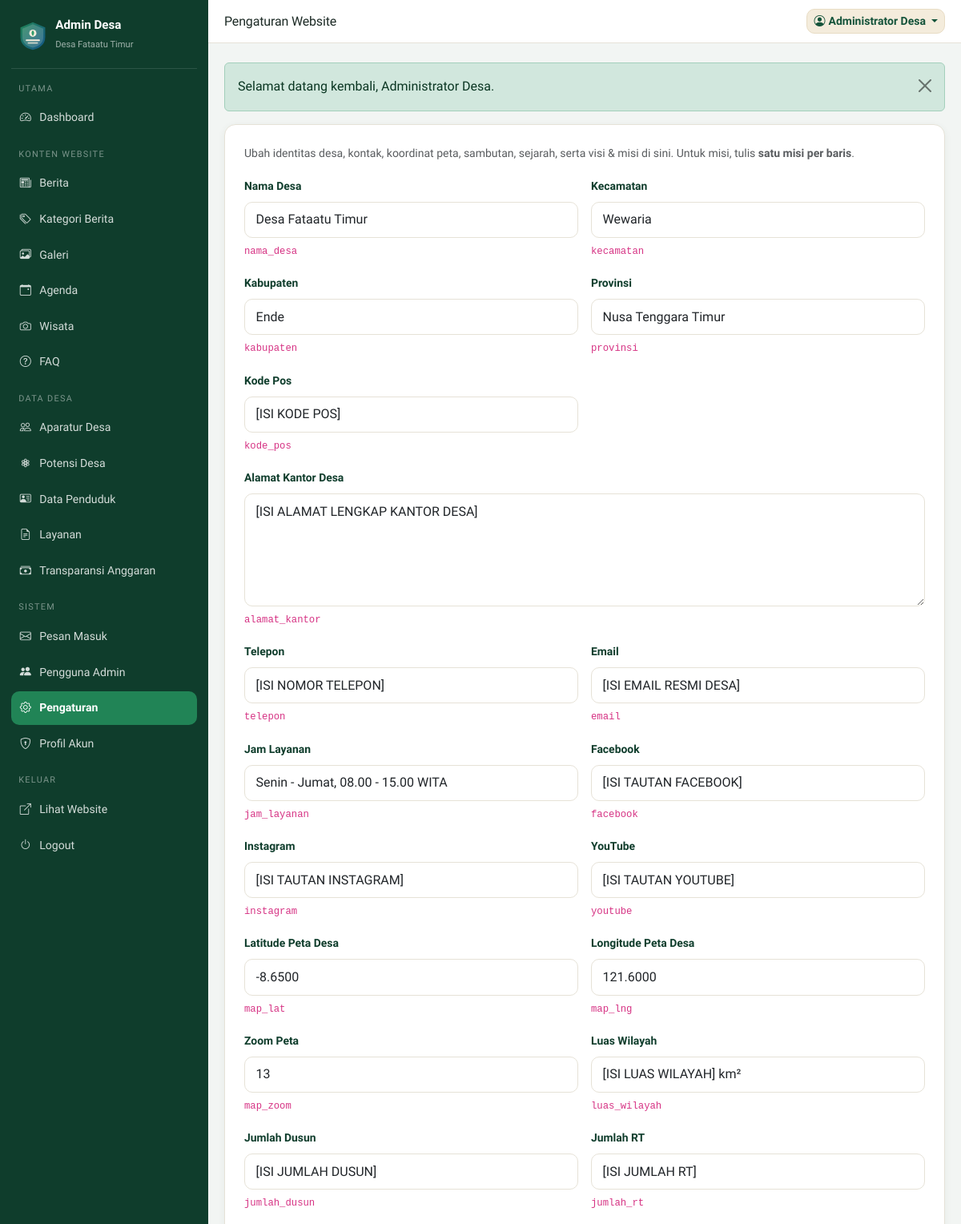
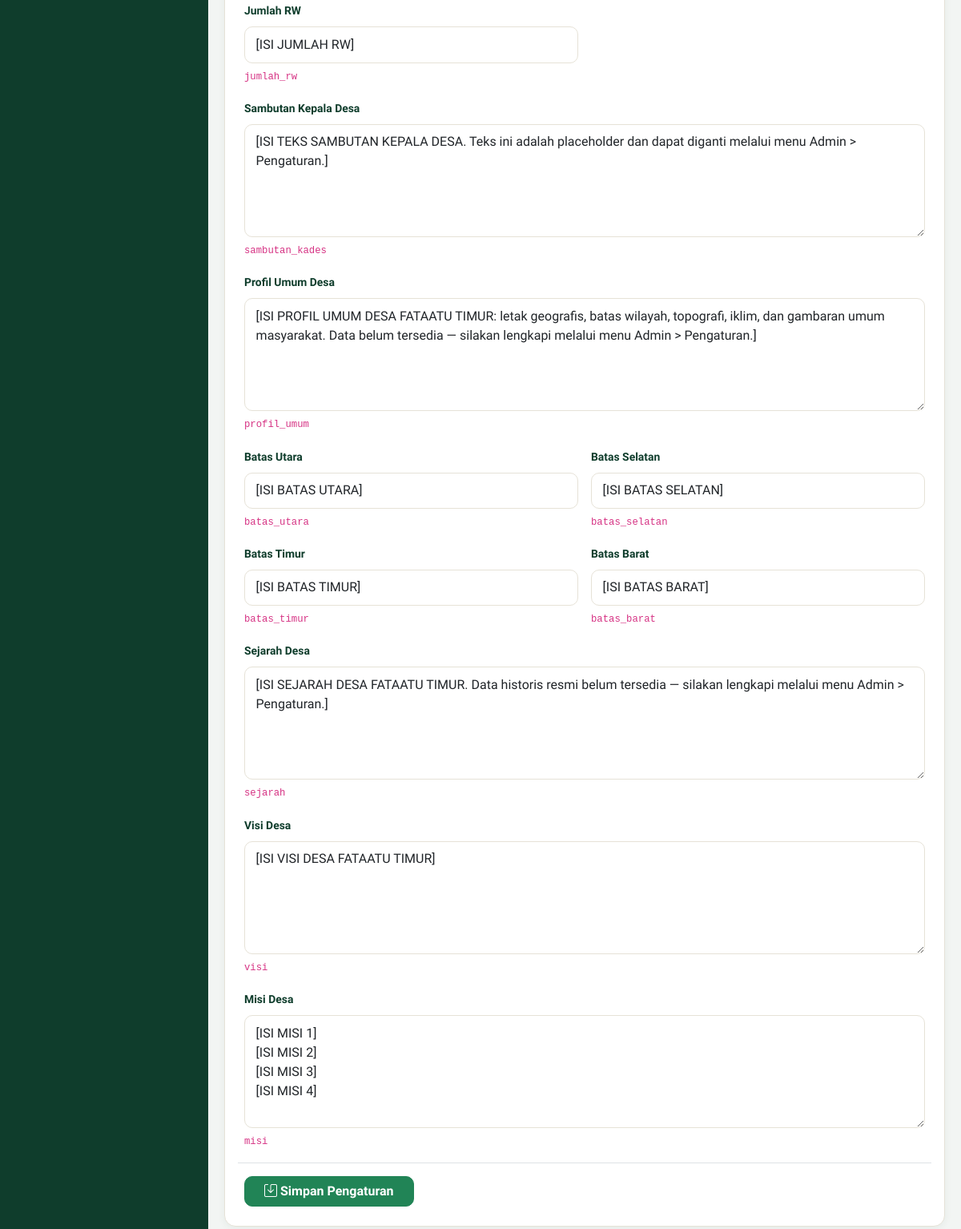
The app's page /admin/pengaturan.php (signed in) with its own data (2 pictures, top to bottom).
### tables this page shows
CREATE TABLE `pengaturan` (
  `id` INT(11) NOT NULL AUTO_INCREMENT,
  `kunci` VARCHAR(60) NOT NULL,
  `label` VARCHAR(120) NOT NULL,
  `nilai` TEXT DEFAULT NULL,
  `tipe` ENUM('text','textarea') NOT NULL DEFAULT 'text',
  PRIMARY KEY (`id`),
  UNIQUE KEY `kunci` (`kunci`)
);

### includes/functions.php (called while the page is built, shortened)
<?php
function e(?string $v): string
{
    return htmlspecialchars((string) $v, ENT_QUOTES, 'UTF-8');
}

### admin/pengaturan.php (the view, shortened to what this page needs)
<?php
require_once __DIR__ . '/../config/config.php';
$rows = $pdo->query('SELECT * FROM pengaturan ORDER BY id ASC')->fetchAll();
require __DIR__ . '/includes/header.php';
?>
<div class="admin-card p-4">
  <p class="text-muted small">
    Ubah identitas desa, kontak, koordinat peta, sambutan, sejarah, serta visi &amp; misi di sini.
    Untuk misi, tulis <strong>satu misi per baris</strong>.
  </p>
  <form method="post" class="row g-3">
    <?php foreach ($rows as $r): ?>
      <div class="col-12 <?= $r['tipe'] === 'textarea' ? '' : 'col-md-6' ?>">
        <label class="form-label" for="s_<?= e($r['kunci']) ?>"><?= e($r['label']) ?></label>
        <?php if ($r['tipe'] === 'textarea'): ?>
          <textarea class="form-control" id="s_<?= e($r['kunci']) ?>" name="nilai[<?= e($r['kunci']) ?>]" rows="5"><?= e($r['nilai']) ?></textarea>
        <?php else: ?>
          <input class="form-control" id="s_<?= e($r['kunci']) ?>" name="nilai[<?= e($r['kunci']) ?>]" value="<?= e($r['nilai']) ?>">
        <?php endif; ?>
        <div class="form-text"><code><?= e($r['kunci']) ?></code></div>
      </div>
    <?php endforeach; ?>
    <div class="col-12 border-top pt-3">
      <button class="btn btn-brand px-4"><i class="bi bi-save me-1"></i>Simpan Pengaturan</button>
    </div>
  </form>
</div>
<?php require __DIR__ . '/includes/footer.php'; ?>

### assets/css/style.css (style rules this page uses)
:root { --hijau-900: #0f3d2c; --hijau-800: #14533a; --hijau-700: #1a6b48; --hijau-600: #218456; --hijau-500: #2e9c67; --hijau-100: #e3f3ea; --biru-800: #0e3f66; --biru-700: #14568a; --biru-600: #1b6fae; --biru-100: #e4f0f9; --krem-100: #fbf7ee; --krem-200: #f4ecdc; --krem-300: #e8dcc4; --putih: #ffffff; --teks: #1d2b26; --teks-lembut: #5c6b64; --garis: #e6e2d7; --radius: 14px; --shadow-sm: 0 2px 10px rgba(15, 61, 44, .06); --shadow-md: 0 10px 30px rgba(15, 61, 44, .10); --font: 'Plus Jakarta Sans', system-ui, -apple-system, 'Segoe UI', sans-serif; }
* { box-sizing: border-box; }
body { font-family: var(--font); color: var(--teks); background: var(--krem-100); line-height: 1.65; }
.btn-brand { background: var(--hijau-600); border: 1px solid var(--hijau-600); color: #fff; font-weight: 600; border-radius: 10px; }
.form-control, .form-select { border-radius: 10px; border-color: var(--garis); padding: .6rem .85rem; }
.form-label { font-weight: 600; font-size: .87rem; color: var(--hijau-900); }
body.admin-body { background: #f2f5f3; }
.admin-card { background: #fff; border: 1px solid var(--garis); border-radius: var(--radius); box-shadow: var(--shadow-sm); }

### records on screen
pengaturan: label "Nama Desa", nilai "Desa Fataatu Timur", kunci "nama_desa"
pengaturan: label "Kecamatan", nilai "Wewaria", kunci "kecamatan"
pengaturan: label "Kabupaten", nilai "Ende", kunci "kabupaten"
pengaturan: label "Provinsi", nilai "Nusa Tenggara Timur", kunci "provinsi"
pengaturan: label "Kode Pos", nilai "[ISI KODE POS]", kunci "kode_pos"
pengaturan: label "Alamat Kantor Desa", kunci+nilai "[ISI ALAMAT LENGKAP KANTOR DESA]", kunci "alamat_kantor"
pengaturan: label "Telepon", nilai "[ISI NOMOR TELEPON]", kunci "telepon"
pengaturan: label "Email", nilai "[ISI EMAIL RESMI DESA]", kunci "email"
pengaturan: label "Jam Layanan", nilai "Senin - Jumat, 08.00 - 15.00 WITA", kunci "jam_layanan"
pengaturan: label "Facebook", nilai "[ISI TAUTAN FACEBOOK]", kunci "facebook"
pengaturan: label "Instagram", nilai "[ISI TAUTAN INSTAGRAM]", kunci "instagram"
pengaturan: label "YouTube", nilai "[ISI TAUTAN YOUTUBE]", kunci "youtube"
pengaturan: label "Latitude Peta Desa", nilai "-8.6500", kunci "map_lat"
pengaturan: label "Longitude Peta Desa", nilai "121.6000", kunci "map_lng"
pengaturan: label "Zoom Peta", nilai "13", kunci "map_zoom"
pengaturan: label "Luas Wilayah", nilai "[ISI LUAS WILAYAH] km²", kunci "luas_wilayah"
pengaturan: label "Jumlah Dusun", nilai "[ISI JUMLAH DUSUN]", kunci "jumlah_dusun"
pengaturan: label "Jumlah RT", nilai "[ISI JUMLAH RT]", kunci "jumlah_rt"
pengaturan: label "Jumlah RW", nilai "[ISI JUMLAH RW]", kunci "jumlah_rw"
pengaturan: label "Sambutan Kepala Desa", kunci+nilai "[ISI TEKS SAMBUTAN KEPALA DESA. Teks ini adalah placeholder dan dapat diganti melalui menu Admin > Pengaturan.]", kunci "sambutan_kades"
pengaturan: label "Profil Umum Desa", kunci+nilai "[ISI PROFIL UMUM DESA FATAATU TIMUR: letak geografis, batas wilayah, topografi, iklim, dan gambaran umum masyarakat. Data belum tersedia — silakan lengkapi melalui menu Admin > Pengaturan.]", kunci "profil_umum"
pengaturan: label "Batas Utara", nilai "[ISI BATAS UTARA]", kunci "batas_utara"
pengaturan: label "Batas Selatan", nilai "[ISI BATAS SELATAN]", kunci "batas_selatan"
pengaturan: label "Batas Timur", nilai "[ISI BATAS TIMUR]", kunci "batas_timur"
pengaturan: label "Batas Barat", nilai "[ISI BATAS BARAT]", kunci "batas_barat"
pengaturan: label "Sejarah Desa", kunci+nilai "[ISI SEJARAH DESA FATAATU TIMUR. Data historis resmi belum tersedia — silakan lengkapi melalui menu Admin > Pengaturan.]", kunci "sejarah"
pengaturan: label "Visi Desa", kunci+nilai "[ISI VISI DESA FATAATU TIMUR]", kunci "visi"
pengaturan: label "Misi Desa", kunci+nilai "[ISI MISI 1] [ISI MISI 2] [ISI MISI 3] [ISI MISI 4]", kunci "misi"

### other values on screen
settings('nama_desa') "Desa Fataatu Timur"
$grup "UTAMA"
$label "Dashboard"
$grup "KONTEN WEBSITE"
$label "Berita"
$label "Kategori Berita"
$label "Galeri"
$label "Agenda"
$label "Wisata"
$label "FAQ"
$grup "DATA DESA"
$label "Aparatur Desa"
$label "Potensi Desa"
$label "Data Penduduk"
$label "Layanan"
